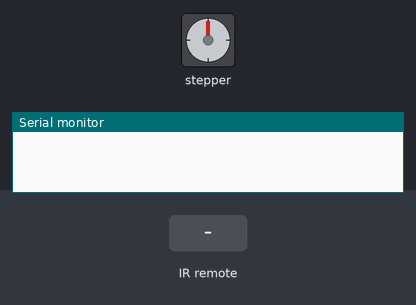
A sketch run on a simulated Arduino Uno, built with avr-gcc and run on an emulated ATmega328P. Parts: stepper motor, the last lines printed to the serial monitor. The inputs (shaded band) are chosen by the test bench. Stepper angles assume 2048 steps per turn.

Above: at 1.2 s.
1.3 s: infrared code 0xFFA25D received
At 1.45 s:
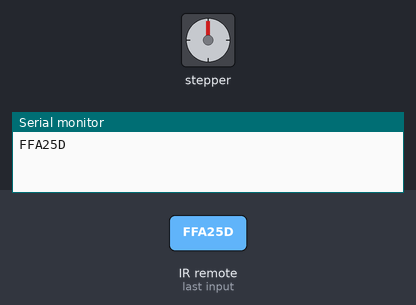
At 2.08 s:
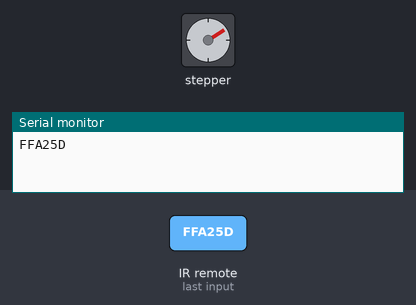
4.3 s: infrared code 0xFF629D received
At 5.55 s:
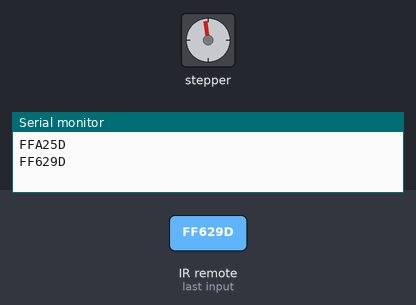
Timing chart, 0 to 10.9 s (numbered marks = the images above; inputs shaded):
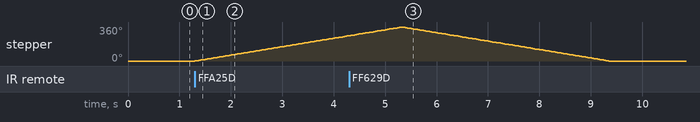

Measured:
- after the input at 1.3 s, stepper: keeps turning clockwise at about 90°/s, starting at once

The sketch:

CameraControl.ino
```cpp
#include <IRremote.h>
#include <Stepper.h>

const int stepsPerRevolution = 2048; // Change this to match your motor

Stepper myStepper(stepsPerRevolution, 8, 10, 9, 11);
IRrecv irrecv(7); // IR receiver pin

decode_results results;

void setup() {
    Serial.begin(9600);
    myStepper.setSpeed(15); // Set the speed to 15 RPM
    irrecv.enableIRIn(); // Start the IR receiver
}

void loop() {
    if (irrecv.decode(&results)) {
        Serial.println(results.value, HEX); // Print the received value to the serial monitor

        // Rotate the stepper motor based on the IR command
        if (results.value == 0xFFA25D) { // Example IR code for "forward"
            myStepper.step(stepsPerRevolution);
        } else if (results.value == 0xFF629D) { // Example IR code for "backward"
            myStepper.step(-stepsPerRevolution);
        }

        irrecv.resume(); // Receive the next value
    }
}
```
